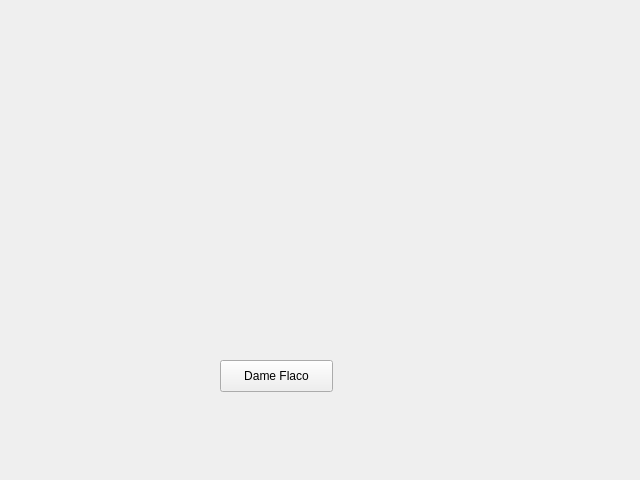
<?xml version="1.0" encoding="UTF-8"?>
<ui version="4.0">
 <class>MainWindow</class>
 <widget class="QMainWindow" name="MainWindow">
  <property name="geometry">
   <rect>
    <x>0</x>
    <y>0</y>
    <width>640</width>
    <height>480</height>
   </rect>
  </property>
  <property name="windowTitle">
   <string>SRT Synch</string>
  </property>
  <widget class="QWidget" name="centralwidget">
   <widget class="QPushButton" name="btnSaludar">
    <property name="geometry">
     <rect>
      <x>220</x>
      <y>360</y>
      <width>113</width>
      <height>32</height>
     </rect>
    </property>
    <property name="text">
     <string>Dame Flaco</string>
    </property>
   </widget>
  </widget>
 </widget>
 <connections/>
</ui>
